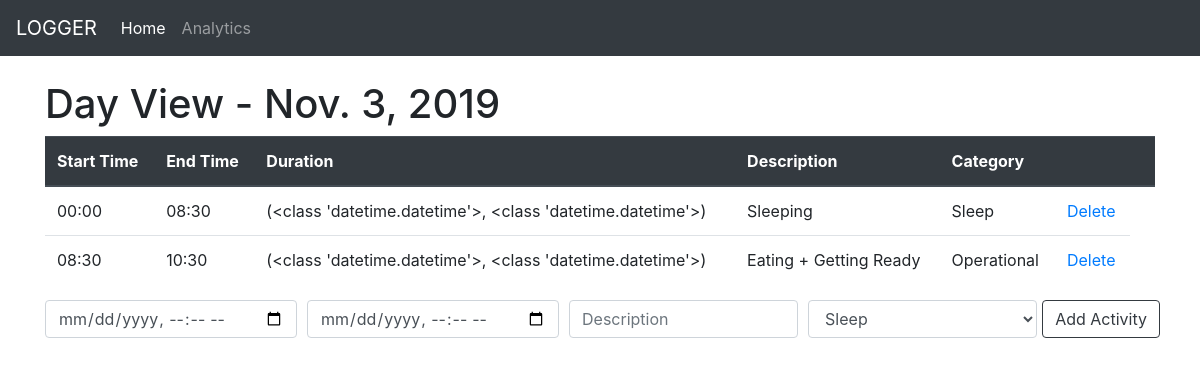
The app's page /18/ with its own data.
### logbook/models.py (models this page shows, shortened)
class Day(models.Model):
    entryDate = models.DateField('Date of Day')

class Activity(models.Model):
    CATEGORY_CHOICES = (
        ('Sleep','SLEEP'),
        ('Academics','ACADEMICS'),
        ('Leisure','LEISURE'),
        ('Mental Health','MENTAL HEALTH'),
        ('Personal Development', 'PERSONAL DEVELOPMENT'),
        ('Professional Development', 'PROFESSIONAL DEVELOPMENT'),
        ('Operational', 'OPERATIONAL'),
        ('Excercise', 'EXCERCISE'),
        ('Health', 'HEALTH')
    )
    day = models.ForeignKey(Day, on_delete=models.CASCADE)
    startTime = models.DateTimeField(default=datetime.datetime.now(), blank=True)
    endTime = models.DateTimeField(default=datetime.datetime.now(), blank=True)
    description = models.CharField(max_length=200)
    category = models.CharField(max_length=50, choices=CATEGORY_CHOICES)
    def get_duration(self):
        return type(self.startTime), type(self.endTime)

### logbook/views.py (the view)
# urls.py: path('<int:day_id>/', views.dayView, name='day-view'),
def dayView(request, day_id):
    day = get_object_or_404(Day, id=day_id)
    if request.method == 'POST':
        p = request.POST.copy()
        form = ActivityForm(p)
        form.data["startTime"] = arrow.get(request.POST["startTime"],'YYYY-MM-DDTHH:mm').datetime
        form.data["endTime"] = arrow.get(request.POST["endTime"],'YYYY-MM-DDTHH:mm').datetime
        print(form.data)
        if form.is_valid():
            activity = Activity()
            activity.day = day
            activity.startTime = arrow.get(request.POST["startTime"],'YYYY-MM-DDTHH:mm').datetime
            print(type(activity.startTime))
            activity.endTime = arrow.get(request.POST["endTime"],'YYYY-MM-DDTHH:mm').datetime
            print(type(activity.endTime))
            activity.description = form.cleaned_data["description"]
            activity.category = form.cleaned_data["category"]
            activity.save()
            messages.success(request, ('Activity has been added!'))
            return render(request, 'logbook/day-detail.html', {'day': day})
        else:
            messages.error(request, ('Error: Try again.'))
            return render(request, 'logbook/day-detail.html', {'day': day})
    else:
        return render(request, 'logbook/day-detail.html', {'day': day})

### logbook/templates/logbook/day-detail.html (shortened to what this page needs)
{% extends 'logbook/base.html' %}
{% block content %}
<h1> Day View - {{ day.entryDate}}</h1>
<div class="table-responsive">
<table class='table table-hover'>
    <thead class='thead-dark'>
        <tr>
            <th>Start Time</th>
            <th>End Time</th>
            <th>Duration</th>
            <th>Description</th>
            <th colspan="2">Category</th>
            <th></th>
        </tr>
    </thead>
    {% for activity in day.activity_set.all %}
        <tr>
            <td>{{ activity.startTime | date:'H:i' }}</td>
            <td>{{ activity.endTime | date:'H:i' }}</td>
            <td>{{ activity.get_duration}}</td>
            <td>{{ activity.description }}</td>
            <td>{{ activity.category }}</td>
            <td> <a href="{% url 'logbook:delete-activity' activity.id %}">Delete</a> </td>
        </tr>
    {% endfor %}
</table>
</div>
<div>
    <form method="POST">
        <div class="form-row">
            <div class="col">
                <input type="datetime-local" class="form-control" placeholder="Start Time" name="startTime">
            </div>
            <div class="col">
                <input type="datetime-local" class="form-control" placeholder="End Time" name="endTime">
            </div>
            <div class="col">
                    <input type="text" class="form-control" placeholder="Description" name="description">
            </div>
            <div class="col">
                    <select id = "category" class="form-control" name="category">
                            <option value = "Sleep">Sleep</option>
                    </select>
            </div>
            <button class="btn btn-outline-dark my-2 my-sm-0" type="submit">Add Activity</button>
        </div>
    </form>
</div>
{% endblock %}

### records on screen
Day: entryDate "Nov. 3, 2019"
Activity: startTime "00:00", endTime "08:30", get_duration "(<class 'datetime.datetime'>, <class 'datetime.datetime'>)", description "Sleeping", category "Sleep"
Activity: startTime "08:30", endTime "10:30", get_duration "(<class 'datetime.datetime'>, <class 'datetime.datetime'>)", description "Eating + Getting Ready", category "Operational"
